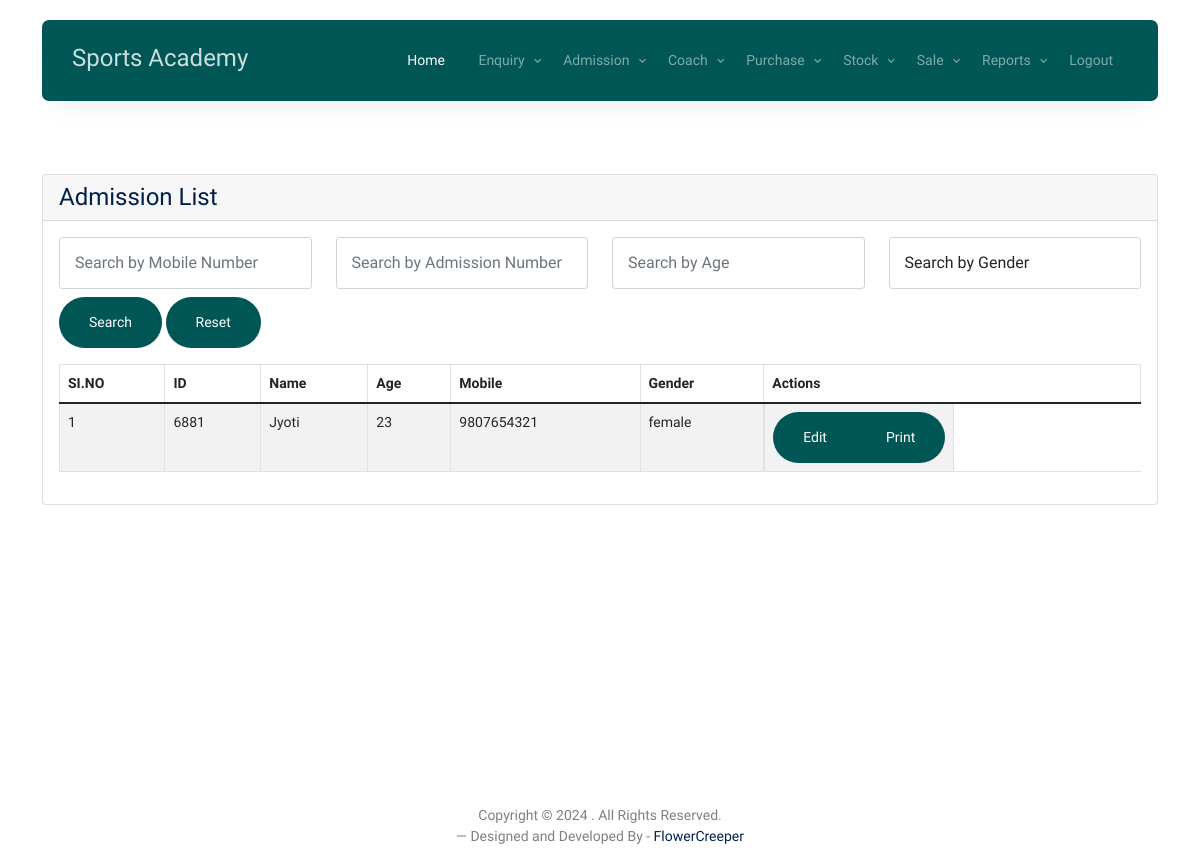
The page /admission_list/ on the database its author committed.
### sports_app/models.py (models this page shows)
class AddRegister(models.Model):
    admission_no=models.CharField(max_length=100,null=True)
    dob = models.DateField()
    gender = models.CharField(max_length=10,null=True)
    phone = models.CharField(max_length=15,null=True)
    adhar = models.CharField(max_length=12,null=True)
    parentName = models.CharField(max_length=100,null=True)
    mobile = models.CharField(max_length=10,null=True)
    email = models.CharField(max_length=100,null=True)
    place = models.CharField(max_length=500,null=True)  # Comma-separated list of kit items
    address = models.CharField(max_length=100,null=True)
    uniformSize = models.CharField(max_length=15,null=True)
    uniformColor = models.CharField(max_length=100,null=True)
    package = models.CharField(max_length=100,null=True)
    sessions = models.CharField(max_length=100,null=True)
    totalAmount = models.CharField(max_length=100,null=True)
    invoice_ID=models.CharField(max_length=100,null=True)
    date = models.DateField()
    blood_group=models.CharField(max_length=100,null=True)
    payment=models.CharField(max_length=100,null=True)
    balance = models.CharField(max_length=100,null=True)
    batchtime=models.CharField(max_length=100,null=True)
    name=models.CharField(max_length=100,null=True)
    doj = models.CharField(max_length=100, null=True)
    coachname=models.CharField(max_length=100, null=True)
    coachType=models.CharField(max_length=100, null=True)
    age=models.CharField(max_length=100, null=True)
    dateOfBirth = models.CharField(max_length=20)
    registration_fee=models.CharField(max_length=20)
    paymentMode=models.CharField(max_length=20)
    payment1 = models.CharField(max_length=20)
    accountholder = models.CharField(max_length=20)
    accountnumber = models.CharField(max_length=20)
    upiId = models.CharField(max_length=20)
    transactionId=models.CharField(max_length=20)

### sports_app/views.py (the view)
# urls.py: path('admission_list/', views.admission_list, name='admission_list'),
def admission_list(request):
    admissions = AddRegister.objects.all()
    mobile = request.GET.get('mobile')
    admission_no = request.GET.get('admission_no')
    gender = request.GET.get('gender')
    age = request.GET.get('age')
    if mobile:
        admissions = admissions.filter(mobile__icontains=mobile)
    if admission_no:
        admissions = admissions.filter(admission_no__icontains=admission_no)
    if gender:
        admissions = admissions.filter(gender=gender)
    if age:
        admissions = admissions.filter(age=age)  # Make sure 'age' is a valid field
    context = {
        'data': admissions
    }
    return render(request, 'Admission/admission_list.html', context)

### sports_app/templates/Admission/admission_list.html (shortened to what this page needs)
{% load static %}
<!DOCTYPE html>
<html lang="en">
<head>
    <link rel="stylesheet" href="{% static 'fonts/icomoon/style.css' %}" />
    <link rel="stylesheet" href="{% static 'fonts/flaticon/font/flaticon.css' %}" />
    <link rel="stylesheet" href="{% static 'css/tiny-slider.css' %}" />
    <link rel="stylesheet" href="{% static 'css/aos.css' %}" />
    <link rel="stylesheet" href="{% static 'css/style.css' %}" />
</head>
<body>
    {% include 'nav.html' %}
    <br><br><br><br><br><br>
    <div class="container mt-5">
        <div class="card">
            <div class="card-header">
                <h4 class="mb-0">Admission List</h4>
            </div>
            <div class="card-body">
                <div class="row search-bar mb-3">
                    <div class="col-md-3">
                        <input type="text" id="searchInputMobile" class="form-control form-control-sm" placeholder="Search by Mobile Number" value="{{ request.GET.mobile }}">
                    </div>
                    <div class="col-md-3">
                        <input type="text" id="searchInputAdmissionNo" class="form-control form-control-sm" placeholder="Search by Admission Number" value="{{ request.GET.admission_no }}">
                    </div>
                    <div class="col-md-3">
                        <input type="number" id="searchInputAge" class="form-control form-control-sm" placeholder="Search by Age" value="{{ request.GET.age }}">
                    </div>
                    <div class="col-md-3">
                        <select id="searchInputGender" class="form-control form-control-sm">
                            <option value="">Search by Gender</option>
                        </select>
                    </div>
                    <div class="col-md-12 mt-2">
                        <button id="searchButton" class="btn btn-primary btn-sm" onclick="search()">Search</button>
                        <button id="resetButton" class="btn btn-secondary btn-sm" onclick="resetSearch()">Reset</button>
                    </div>
                </div>
                <table class="table table-striped table-bordered">
                    <thead class="thead-dark">
                        <tr>
                            <th scope="col" data-sortable="true">SI.NO</th>
                            <th scope="col" data-sortable="true">ID</th>
                            <th scope="col" data-sortable="true">Name</th>
                            <th scope="col" data-sortable="true">Age</th>
                            <th scope="col" data-sortable="true">Mobile</th>
                            <th scope="col" data-sortable="true">Gender</th>
                            <th scope="col">Actions</th>
                        </tr>
                    </thead>
                    <tbody id="itemTableBody">
                        {% for admission in data %}
                        <tr>
                            <td>{{ forloop.counter }}</td>
                            <td>{{ admission.admission_no }}</td>
                            <td>{{ admission.name }}</td>
                            <td>{{ admission.age }}</td>
                            <td>{{ admission.mobile }}</td>
                            <td>{{ admission.gender }}</td>
                            <td class="btn-group">
                                <a href="{% url 'edit_admission' admission.id %}" class="btn btn-primary btn-sm">Edit</a>
                                <a href="{% url 'receipt' admission.admission_no %}" class="btn btn-primary btn-sm">Print</a>
                            </td>
                        </tr>
                        {% empty %}
                        <tr>
                            <td colspan="7" class="text-center">No admissions found.</td>
                        </tr>
                        {% endfor %}
                    </tbody>
                </table>
            </div>
        </div>
    </div>
    <br><br><br><br><br><br><br><br><br><br><br><br>
      <div class="row mt-5">
        <div class="col-12 text-center">
            <p>
                Copyright &copy;
                . All Rights Reserved. <br>&mdash; Designed and Developed By -
                <a href="https://flowercreeper.com/index.php">FlowerCreeper</a>
            </p>
        </div>
    </div>
</body>
</html>

### rows shown on the page
AddRegister: admission_no "6881", name "Jyoti", age "23", mobile "9807654321", gender "female"
